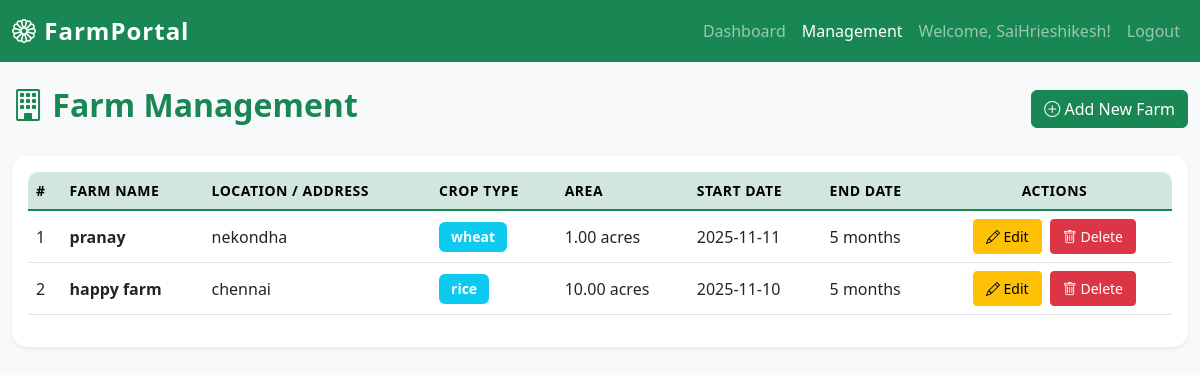
Page /management/ (signed in) on the committed database.
### home/models.py (models this page shows, shortened)
class Farm(models.Model):
    user = models.ForeignKey(User, on_delete=models.CASCADE, related_name='farms')
    farm_name = models.CharField(max_length=200)
    location = models.TextField()
    crop_type = models.CharField(max_length=200)
    area = models.DecimalField(max_digits=10, decimal_places=2, help_text="Area in acres or hectares")
    area_unit = models.CharField(max_length=20, choices=[('acres', 'Acres'), ('hectares', 'Hectares')], default='acres')
    start_date = models.DateField()
    end_date = models.TextField(help_text="Expected harvest or end date")
    created_at = models.DateTimeField(auto_now_add=True)
    updated_at = models.DateTimeField(auto_now=True)
    class Meta:
        ordering = ['-created_at']

### home/views.py (the view, shortened to what this page needs)
# urls.py: path('management/', views.management, name='management'),
@login_required
def management(request):
    from . import models
    farms = models.Farm.objects.filter(user=request.user)
    context = {
        'farms': farms,
    }
    return render(request, 'home/management.html', context)

### templates/home/management.html (shortened to what this page needs)
{% load static %}
<!DOCTYPE html>
<html lang="en">
<head>
    <link href="https://cdn.jsdelivr.net/npm/bootstrap@5.3.0/dist/css/bootstrap.min.css" rel="stylesheet">
    <link rel="stylesheet" href="https://cdn.jsdelivr.net/npm/bootstrap-icons@1.10.0/font/bootstrap-icons.css">
    <link rel="stylesheet" href="{% static 'css/style.css' %}">
    <link rel="stylesheet" href="{% static 'css/management.css' %}">
</head>
<body>
    <nav class="navbar navbar-expand-lg navbar-dark bg-success">
        <div class="container-fluid">
            <a class="navbar-brand fw-bold" href="{% url 'dashboard' %}">
                <i class="bi bi-flower1"></i> FarmPortal
            </a>
            <div class="collapse navbar-collapse" id="navbarNav">
                <ul class="navbar-nav ms-auto">
                    <li class="nav-item">
                        <a class="nav-link" href="{% url 'dashboard' %}">Dashboard</a>
                    </li>
                    <li class="nav-item">
                        <a class="nav-link active" href="{% url 'management' %}">Management</a>
                    </li>
                    <li class="nav-item">
                        <a class="nav-link" href="{% url 'edit_profile' %}">Welcome, {{ user.username }}!</a>
                    </li>
                    <li class="nav-item">
                        <a class="nav-link" href="{% url 'logout' %}">Logout</a>
                    </li>
                </ul>
            </div>
        </div>
    </nav>
    <div class="container-fluid mt-4">
        <div class="row">
            <div class="col-12">
                <div class="d-flex justify-content-between align-items-center mb-4">
                    <h2 class="text-success fw-bold"><i class="bi bi-building"></i> Farm Management</h2>
                    <button class="btn btn-success" data-bs-toggle="modal" data-bs-target="#addFarmModal">
                        <i class="bi bi-plus-circle"></i> Add New Farm
                    </button>
                </div>
            </div>
        </div>
        <div class="row">
            <div class="col-12">
                <div class="card shadow-sm">
                    <div class="card-body">
                        {% if farms %}
                        <div class="table-responsive">
                            <table class="table table-hover align-middle">
                                <thead class="table-success">
                                    <tr>
                                        <th>#</th>
                                        <th>Farm Name</th>
                                        <th>Location / Address</th>
                                        <th>Crop Type</th>
                                        <th>Area</th>
                                        <th>Start Date</th>
                                        <th>End Date</th>
                                        <th class="text-center">Actions</th>
                                    </tr>
                                </thead>
                                <tbody>
                                    {% for farm in farms %}
                                    <tr>
                                        <td>{{ forloop.counter }}</td>
                                        <td class="fw-bold">{{ farm.farm_name }}</td>
                                        <td>{{ farm.location }}</td>
                                        <td><span class="badge bg-info">{{ farm.crop_type }}</span></td>
                                        <td>{{ farm.area }} {{ farm.area_unit }}</td>
                                        <td>{{ farm.start_date|date:"Y-m-d" }}</td>
                                        <td>{{ farm.end_date }}</td>
                                        <td class="text-center">
                                            <button class="btn btn-sm btn-warning me-1"
                                                    data-bs-toggle="modal"
                                                    data-bs-target="#editFarmModal{{ farm.id }}"
                                                    title="Edit">
                                                <i class="bi bi-pencil"></i> Edit
                                            </button>
                                            <button class="btn btn-sm btn-danger"
                                                    data-bs-toggle="modal"
                                                    data-bs-target="#deleteFarmModal{{ farm.id }}"
                                                    title="Delete">
                                                <i class="bi bi-trash"></i> Delete
                                            </button>
                                        </td>
                                    </tr>
                                    {% endfor %}
                                </tbody>
                            </table>
                        </div>
                        {% else %}
                        <div class="text-center py-5">
                            <i class="bi bi-inbox display-1 text-muted"></i>
                            <h4 class="text-muted mt-3">No Farms Added Yet</h4>
                            <p class="text-muted">Click "Add New Farm" to get started!</p>
                        </div>
                        {% endif %}
                    </div>
                </div>
            </div>
        </div>
    </div>
</body>
</html>

### static/css/style.css (style rules this page uses)
* { margin: 0; padding: 0; box-sizing: border-box; }
body { font-family: 'Segoe UI', Tahoma, Geneva, Verdana, sans-serif; background-color: #f8f9fa; }
.navbar-brand { font-size: 1.5rem; letter-spacing: 1px; }

### static/css/management.css (style rules this page uses)
.card { border: none; border-radius: 15px; }
.table-responsive { border-radius: 10px; }
.table thead th { font-weight: 600; text-transform: uppercase; font-size: 0.875rem; letter-spacing: 0.5px; border-bottom: 2px solid #198754; }
.table tbody tr { transition: all 0.3s ease; }
.btn-sm { padding: 0.375rem 0.75rem; font-size: 0.875rem; }
.badge { padding: 0.5rem 0.75rem; font-size: 0.875rem; }
.card { animation: slideIn 0.5s ease-out; }

### rows in the picture
Farm: farm_name "pranay", location "nekondha", crop_type "wheat", area "1.00", area_unit "acres", start_date "2025-11-11", end_date "5 months"
Farm: farm_name "happy farm", location "chennai", crop_type "rice", area "10.00", area_unit "acres", start_date "2025-11-10", end_date "5 months"

### other values in the picture
{{ user.username }} "SaiHrieshikesh"
